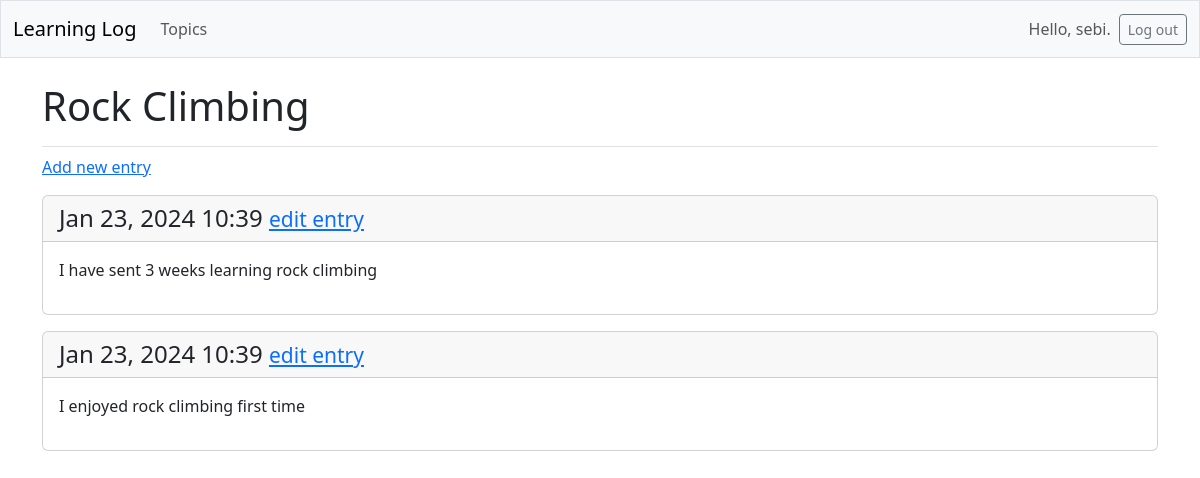
Page /topics/7/ (signed in) on the committed database.
### learning_logs/models.py (models this page shows, shortened)
class Topic(models.Model):
    text = models.CharField(max_length=200)
    date_added = models.DateTimeField(auto_now_add=True)
    owner = models.ForeignKey(User, on_delete=models.CASCADE)

class Entry(models.Model):
    topic = models.ForeignKey(Topic, on_delete=models.CASCADE)
    text = models.TextField()
    date_added = models.DateTimeField(auto_now_add=True)
    class Meta:
        verbose_name_plural = 'entries'

### learning_logs/views.py (the view)
@login_required
def topic(request, topic_id):
    topic = Topic.objects.get(id=topic_id)
    if topic.owner != request.user:
        raise Http404
    entries = topic.entry_set.order_by('-date_added')
    context = {'topic' : topic, 'entries' : entries}
    return render(request, 'learning_logs/topic.html', context)

### learning_logs/templates/learning_logs/topic.html
{% extends 'learning_logs/base.html' %}
{% block page_header %}
  <h1>{{ topic.text }}</h1>
{% endblock page_header %}
{% block content %}
  <p>
    <a href="{% url 'learning_logs:new_entry' topic.id %}">Add new entry</a>
  </p>
  {% for entry in entries %}
    <div class="card mb-3">
      <h4 class="card-header">
        {{ entry.date_added|date:'M d, Y H:i' }}
        <small><a href="{% url 'learning_logs:edit_entry' entry.id %}">
          edit entry</a></small>
      </h4>
      <div class="card-body">{{ entry.text|linebreaks }}</div>
    </div>
  {% empty %}
    <p>There are no entries for this topic yet.</p>
  {% endfor %}
{% endblock content %}

### learning_logs/templates/learning_logs/base.html (shortened to what this page needs)
<!doctype html>
<html lang="en">
<head>
  {% load django_bootstrap5 %}
  {% bootstrap_css %}
</head>
<body>
  <nav class="navbar navbar-expand-md navbar-light bg-light mb-4 border">
    <div class="container-fluid">
      <a class="navbar-brand" href="{% url 'learning_logs:index' %}">
          Learning Log</a>
      <div class="collapse navbar-collapse" id="navbarCollapse">
        <ul class="navbar-nav me-auto mb-2 mb-md-0">
          <li class="nav-item">
            <a class="nav-link" href="{% url 'learning_logs:topics' %}">
              Topics</a></li>
        </ul>
        <ul class="navbar-nav ms-auto mb-2 mb-md-0">
          {% if user.is_authenticated %}
            <li class="nav-item">
              <span class="navbar-text me-2">Hello, {{ user.username }}.
                </span></li>
          {% endif %}
        </ul>
        {% if user.is_authenticated %}
          <form action="{% url 'accounts:logout' %}" method='post'>
            <button name='submit' class='btn btn-outline-secondary btn-sm'>
              Log out</button>
          </form>
        {% endif %}
      </div>
    </div>
  </nav>
  <main class="container">
    <div class="pb-2 mb-2 border-bottom">
      {% block page_header %}{% endblock page_header %}
    </div>
    <div>
      {% block content %}{% endblock content %}
    </div>
  </main>
</body>
</html>

### rows in the picture
Topic: text "Rock Climbing"
Entry: date_added "Jan 23, 2024 10:39", text "I have sent 3 weeks learning rock climbing"
Entry: date_added "Jan 23, 2024 10:39", text "I enjoyed rock climbing first time"

### other values in the picture
{{ user.username }} "sebi"
